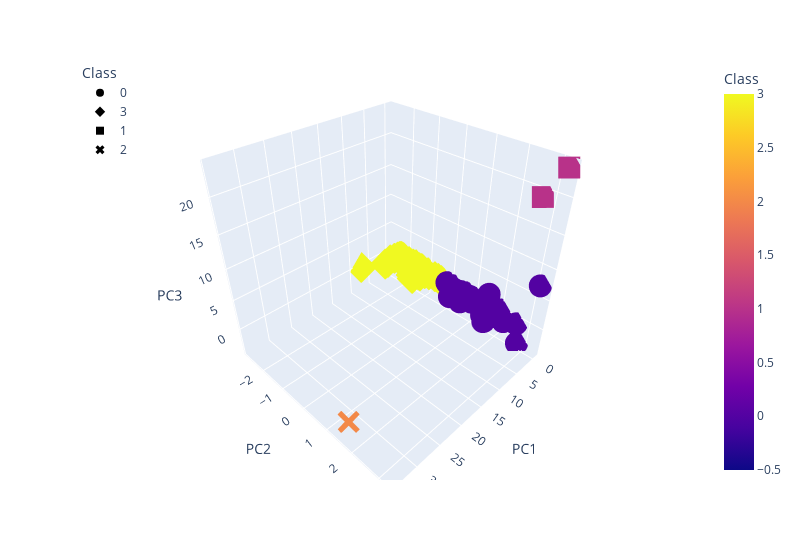

The notebook cell this image was saved under:
### Markdown cell above
### Deliverable 4: Visualizing Cryptocurrencies Results

#### 3D-Scatter with Clusters

### Code cell
# Creating a 3D-Scatter with the PCA data and the clusters
fig = px.scatter_3d(clustered_df,x="PC1",y="PC2",z="PC3",color="Class",symbol="Class",width=800,hover_name="CoinName",hover_data=['Algorithm'])    
fig.update_layout(legend=dict(x=0,y=1))
fig.show()

### Figure 1 — Plotly figure (JSON) as saved in the notebook; plotly's stock layout.template omitted (floating-point values rounded to 4 significant figures; data arrays with more than 128 entries replaced by an {"elided": "..."} marker saying what was removed)
{"data": [{"customdata": {"elided": "291x1 str values"}, "hovertemplate": "<b>%{hovertext}</b><br><br>Class=%{marker.color}<br>PC1=%{x}<br>PC2=%{y}<br>PC3=%{z}<br>Algorithm=%{customdata[0]}<extra></extra>", "hovertext": {"elided": "291 str values"}, "legendgroup": "0", "marker": {"color": {"elided": "291 int values"}, "coloraxis": "coloraxis", "symbol": "circle"}, "mode": "markers", "name": "0", "scene": "scene", "showlegend": true, "type": "scatter3d", "x": {"elided": "291 float values"}, "y": {"elided": "291 float values"}, "z": {"elided": "291 float values"}}, {"customdata": {"elided": "238x1 str values"}, "hovertemplate": "<b>%{hovertext}</b><br><br>Class=%{marker.color}<br>PC1=%{x}<br>PC2=%{y}<br>PC3=%{z}<br>Algorithm=%{customdata[0]}<extra></extra>", "hovertext": {"elided": "238 str values"}, "legendgroup": "3", "marker": {"color": {"elided": "238 int values"}, "coloraxis": "coloraxis", "symbol": "diamond"}, "mode": "markers", "name": "3", "scene": "scene", "showlegend": true, "type": "scatter3d", "x": {"elided": "238 float values"}, "y": {"elided": "238 float values"}, "z": {"elided": "238 float values"}}, {"customdata": [["Proof-of-BibleHash"], ["SHA-256 + Hive"]], "hovertemplate": "<b>%{hovertext}</b><br><br>Class=%{marker.color}<br>PC1=%{x}<br>PC2=%{y}<br>PC3=%{z}<br>Algorithm=%{customdata[0]}<extra></extra>", "hovertext": ["BiblePay", "LitecoinCash"], "legendgroup": "1", "marker": {"color": [1, 1], "coloraxis": "coloraxis", "symbol": "square"}, "mode": "markers", "name": "1", "scene": "scene", "showlegend": true, "type": "scatter3d", "x": [-0.1657, -0.3743], "y": [2.735, 3.244], "z": [19.35, 23.69]}, {"customdata": [["TRC10"]], "hovertemplate": "<b>%{hovertext}</b><br><br>Class=%{marker.color}<br>PC1=%{x}<br>PC2=%{y}<br>PC3=%{z}<br>Algorithm=%{customdata[0]}<extra></extra>", "hovertext": ["BitTorrent"], "legendgroup": "2", "marker": {"color": [2], "coloraxis": "coloraxis", "symbol": "x"}, "mode": "markers", "name": "2", "scene": "scene", "showlegend": true, "type": "scatter3d", "x": [34.06], "y": [1.741], "z": [-0.8246]}], "layout": {"coloraxis": {"colorbar": {"title": {"text": "Class"}}, "colorscale": [[0, "#0d0887"], [0.1111, "#46039f"], [0.2222, "#7201a8"], [0.3333, "#9c179e"], [0.4444, "#bd3786"], [0.5556, "#d8576b"], [0.6667, "#ed7953"], [0.7778, "#fb9f3a"], [0.8889, "#fdca26"], [1, "#f0f921"]]}, "legend": {"title": {"text": "Class"}, "tracegroupgap": 0, "x": 0, "y": 1}, "margin": {"t": 60}, "scene": {"domain": {"x": [0, 1], "y": [0, 1]}, "xaxis": {"title": {"text": "PC1"}}, "yaxis": {"title": {"text": "PC2"}}, "zaxis": {"title": {"text": "PC3"}}}, "width": 800}}
